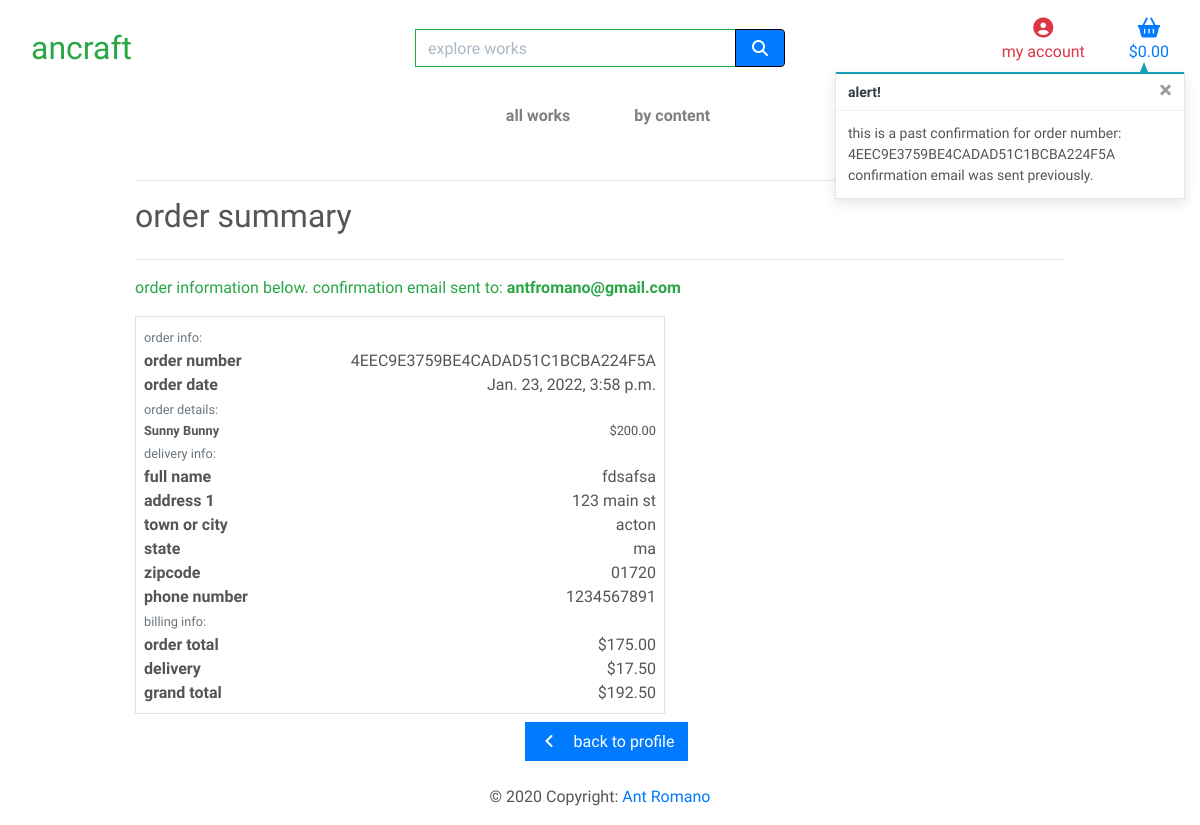
Before: /profile/order_history/4EEC9E3759BE4CADAD51C1BCBA224F5A with the older database file.
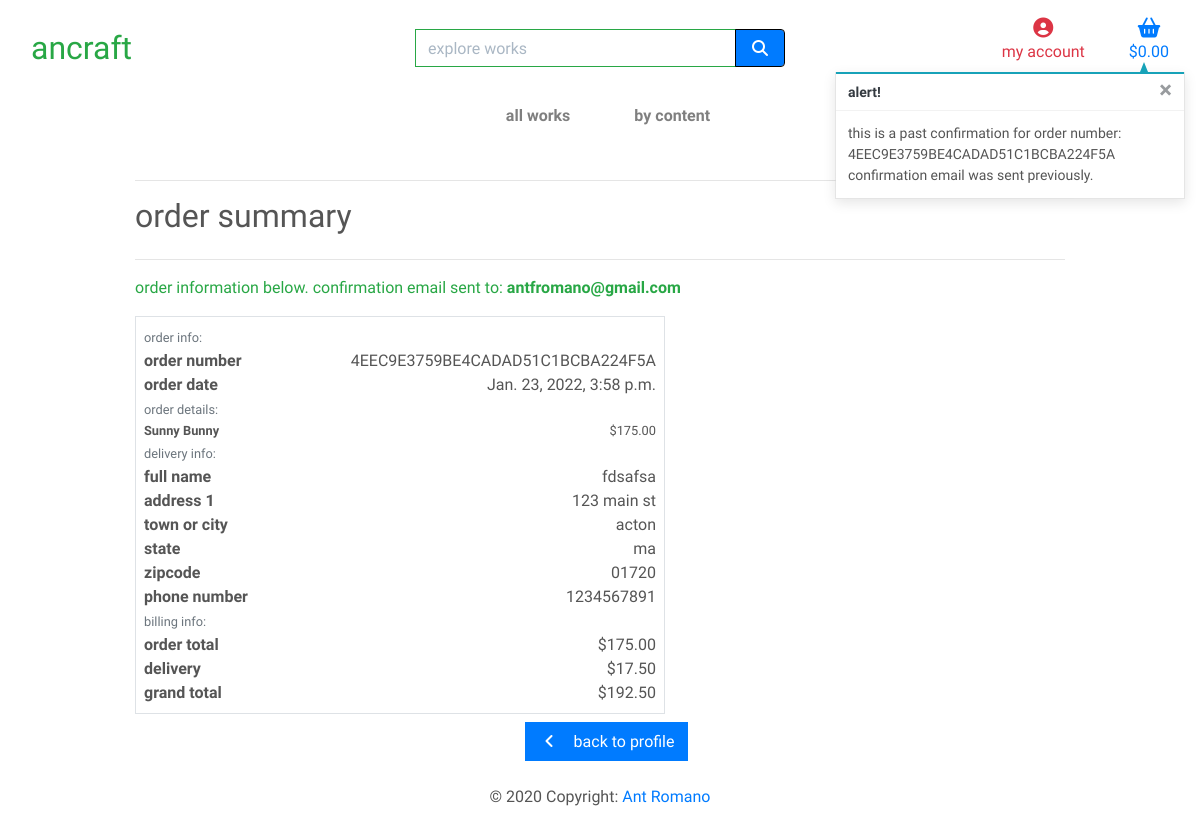
After: the same page with the newer database file.
### checkout/models.py (models this page shows, shortened)
class Order(models.Model):
    order_number = models.CharField(max_length=32, null=False, editable=False)
    user_profile = models.ForeignKey(UserProfile, on_delete=models.SET_NULL,
                                     null=True, blank=True, related_name='orders')
    full_name = models.CharField(max_length=50, null=False, blank=False)
    email = models.EmailField(max_length=254, null=False, blank=False)
    phone_number = models.CharField(max_length=20, null=False, blank=False)
    zipcode = models.CharField(max_length=20, null=True, blank=True)
    state = models.CharField(max_length=40, null=False, blank=False)
    town_or_city = models.CharField(max_length=40, null=False, blank=False)
    street_address1 = models.CharField(max_length=80, null=False, blank=False)
    street_address2 = models.CharField(max_length=80, null=True, blank=True)
    date = models.DateTimeField(auto_now_add=True)
    delivery_cost = models.DecimalField(max_digits=6, decimal_places=2, null=False, default=0)
    order_total = models.DecimalField(max_digits=10, decimal_places=2, null=False, default=0)
    grand_total = models.DecimalField(max_digits=10, decimal_places=2, null=False, default=0)
    original_cart = models.TextField(null=False, blank=False, default='')
    stripe_pid = models.CharField(max_length=254, null=False, blank=False, default='')

class OrderLineItem(models.Model):
    order = models.ForeignKey(Order, null=False, blank=False, on_delete=models.CASCADE, related_name='lineitems')
    work = models.ForeignKey(Work, null=False, blank=False, on_delete=models.CASCADE)
    quantity = models.IntegerField(null=False, blank=False, default=0)
    lineitem_total = models.DecimalField(max_digits=6, decimal_places=2, null=False, blank=False, editable=False)

### works/models.py (models this page shows, shortened)
class Work(models.Model):
    class Meta:
        verbose_name_plural = 'Works'
    content = models.ForeignKey('Content', null=True, blank=True,
                                 on_delete=models.SET_NULL)
    name = models.CharField(max_length=254)
    description = models.TextField()
    is_sold = models.BooleanField(default=False)
    price = models.DecimalField(max_digits=6, decimal_places=2)
    rating = models.DecimalField(max_digits=3, decimal_places=2, null=True, blank=True, default=1, validators=[
                                 MaxValueValidator(5), MinValueValidator(1)])
    image = models.ImageField(null=True, blank=True)

### profiles/views.py (the view)
# urls.py: path('order_history/<order_number>', views.order_history, name='order_history'),
def order_history(request, order_number):
    order = get_object_or_404(Order, order_number=order_number)
    messages.info(request, (
        f'this is a past confirmation for order number: {order_number} '
        'confirmation email was sent previously.'
    ))
    template = 'checkout/checkout_success.html'
    context = {
        'order': order,
        'from_profile': True,
    }
    return render(request, template, context)

### checkout/templates/checkout/checkout_success.html (shortened to what this page needs)
{% extends "base.html" %}
{% load static %}
{% block extra_css %}
    <link rel="stylesheet" href="{% static 'checkout/css/checkout.css' %}">
{% endblock %}
{% block page_header %}
    <div class="container header-container">
    </div>
{% endblock %}
{% block content %}
    <div class="overlay"></div>
    <div class="container">
        <div class="row">
            <div class="col">
                <hr>
                <h2 class="logo-font mb-4">order summary</h2>
                <hr>
                <p class="text-green-alt">order information below.  confirmation email sent to: <strong>{{ order.email }}</strong></p>
            </div>
        </div>
        <div class="row">
            <div class="col-12 col-lg-7">
                <div class="order-confirmation-wrapper p-2 border">
                    <div class="row">
                        <div class="col">
                            <small class="text-muted">order info:</small>
                        </div>
                    </div>
                    <div class="row">
                        <div class="col-12 col-md-4">
                            <p class="mb-0 text-black font-weight-bold">order number</p>
                        </div>
                        <div class="col-12 col-md-8 text-md-right">
                            <p class="mb-0">{{ order.order_number }}</p>
                        </div>
                    </div>
                    <div class="row">
                        <div class="col-12 col-md-4">
                            <p class="mb-0 text-black font-weight-bold">order date</p>
                        </div>
                        <div class="col-12 col-md-8 text-md-right">
                            <p class="mb-0">{{ order.date }}</p>
                        </div>
                    </div>
                    <div class="row">
                        <div class="col">
                            <small class="text-muted">order details:</small>
                        </div>
                    </div>
                    {% for item in order.lineitems.all %}
                    <div class="row">
                        <div class="col-12 col-md-4">
                            <p class="small mb-0 text-black font-weight-bold">
                                {{ item.work.name }}
                            </p>
                        </div>
                        <div class="col-12 col-md-8 text-md-right">
                            <p class="small mb-0">${{ item.work.price }}</p>
                        </div>
                    </div>
                    {% endfor %}
                    <div class="row">
                        <div class="col">
                            <small class="text-muted">delivery info:</small>
                        </div>
                    </div>
                    <div class="row">
                        <div class="col-12 col-md-4">
                            <p class="mb-0 text-black font-weight-bold">full name</p>
                        </div>
                        <div class="col-12 col-md-8 text-md-right">
                            <p class="mb-0">{{ order.full_name }}</p>
                        </div>
                    </div>
                    <div class="row">
                        <div class="col-12 col-md-4">
                            <p class="mb-0 text-black font-weight-bold">address 1</p>
                        </div>
                        <div class="col-12 col-md-8 text-md-right">
                            <p class="mb-0">{{ order.street_address1 }}</p>
                        </div>
                    </div>
                    <div class="row">
                        <div class="col-12 col-md-4">
                            <p class="mb-0 text-black font-weight-bold">town or city</p>
                        </div>
                        <div class="col-12 col-md-8 text-md-right">
                            <p class="mb-0">{{ order.town_or_city }}</p>
                        </div>
                    </div>
                    <div class="row">
                        <div class="col-12 col-md-4">
                            <p class="mb-0 text-black font-weight-bold">state</p>
                        </div>
                        <div class="col-12 col-md-8 text-md-right">
                            <p class="mb-0">{{ order.state }}</p>
                        </div>
                    </div>
                    <div class="row">
                        <div class="col-12 col-md-4">
                            <p class="mb-0 text-black font-weight-bold">zipcode</p>
                        </div>
                        <div class="col-12 col-md-8 text-md-right">
                            <p class="mb-0">{{ order.zipcode }}</p>
                        </div>
                    </div>
                    <div class="row">
                        <div class="col-12 col-md-4">
                            <p class="mb-0 text-black font-weight-bold">phone number</p>
                        </div>
                        <div class="col-12 col-md-8 text-md-right">
                            <p class="mb-0">{{ order.phone_number }}</p>
                        </div>
                    </div>
                    <div class="row">
                        <div class="col">
                            <small class="text-muted">billing info:</small>
                        </div>
                    </div>
                    <div class="row">
                        <div class="col-12 col-md-4">
                            <p class="mb-0 text-black font-weight-bold">order total</p>
                        </div>
                        <div class="col-12 col-md-8 text-md-right">
                            <p class="mb-0">${{ order.order_total }}</p>
                        </div>
                    </div>
                    <div class="row">
                        <div class="col-12 col-md-4">
                            <p class="mb-0 text-black font-weight-bold">delivery</p>
                        </div>
                        <div class="col-12 col-md-8 text-md-right">
                            <p class="mb-0">${{ order.delivery_cost | floatformat:2 }}</p>
                        </div>
                    </div>
                    <div class="row">
                        <div class="col-12 col-md-4">
                            <p class="mb-0 text-black font-weight-bold">grand total</p>
                        </div>
                        <div class="col-12 col-md-8 text-md-right">
                            <p class="mb-0">${{ order.grand_total }}</p>
                        </div>
                    </div>
                </div>
            </div>
        </div>
        </div>
        <div class="row">
			<div class="col-12 col-lg-7 text-right">
                {% if from_profile %}
                    <a href="{% url 'profile' %}" class="btn btn-primary rounded-0 my-2">
                        <span class="icon mr-2">
                            <i class="fas fa-angle-left"></i>
                        </span>
                        <span>back to profile</span>
                    </a>
                {% endif %}
			</div>
		</div>
{% endblock %}

### templates/base.html (shortened to what this page needs)
{% load static %}
<!doctype html>
<html lang="en">
  <head>
    {% block corecss %}
      <link rel="stylesheet" href="https://stackpath.bootstrapcdn.com/bootstrap/4.4.1/css/bootstrap.min.css">
      <link rel="stylesheet" href="{% static 'css/base.css' %}">
    {% endblock %}
    {% block extra_css %}
    {% endblock %}
  </head>
  <body>
  <header class="container-fluid fixed-top">
    <div id="topnav" class="row bg-white pt-lg-2 d-none d-lg-flex">
        <div class="col-12 col-lg-4 my-auto py-1 py-lg-0 text-center text-lg-left">
            <a href="{% url 'works' %}" class="nav-link main-logo-link">
            <h2 class="logo-font text-green-alt my-0">ancraft</h2>
          </a>
        </div>
      <div class="col-12 col-lg-4 my-auto py-1 py-lg-0">
        <form method="GET" action="{% url 'works' %}">
            <div class="input-group w-100">
                <input class="form-control border border-green-alt rounded-0" type="text" name="q" placeholder="explore works">
                <div class="input-group-append">
                    <button class="form-control btn btn-primary border border-black" type="submit">
                        <span class="icon">
                            <i class="fas fa-search"></i>
                        </span>
                    </button>
                </div>
            </div>
        </form>
      </div>
      <div class="col-12 col-lg-4 my-auto py-1 py-lg-0">
        <ul class="list-inline list-unstyled text-center text-lg-right my-0">
            <li class="list-inline-item dropdown">
              <a class="text-red-alt nav-link" href="#" id="user-options" data-toggle="dropdown" aria-haspopup="true" aria-expanded="false">
                <div class="text-center">
                    <div><i class="fas fa-user-circle fa-lg"></i></div>
                    <p class="my-0">my account</p>
                </div>
              </a>
            </li>
            <li class="list-inline-item">
              <a class="{% if grand_total %}font-weight-bold{% else %}text-blue-alt{% endif %} nav-link" href="{% url 'view_cart' %}">
                      <div class="text-center">
                          <div><i class="fas fa-shopping-basket fa-lg"></i></div>
                        {% if grand_total %}
                            ${{ grand_total|floatformat:2 }}
                        {% else %}
                            $0.00
                        {% endif %}
                </div>
              </a>
            </li>
        </ul>
    </div>
  </div>
  <div class="row bg-white">
      <nav class="navbar navbar-expand-lg navbar-light w-100">
          {% include 'includes/mobile-top-header.html' %}
          {% include 'includes/main-nav.html' %}
      </nav>
  </div>
</header>
{% if messages %}
<div class="message-container">
    {% for message in messages %}
        {% with message.level as level %}
            {% if level == 40 %}
                {% include 'includes/toasts/toast_error.html' %}
            {% elif level == 30 %}
                {% include 'includes/toasts/toast_warning.html' %}
            {% elif level == 25 %}
                {% include 'includes/toasts/toast_success.html' %}
            {% else %}
                {% include 'includes/toasts/toast_info.html' %}
            {% endif %}
        {% endwith %}
    {% endfor %}
</div>
{% endif %}
    {% block page_header %}
    {% endblock %}
    {% block content %}
    {% endblock %}
    <div class="container-fluid">
      <footer class="row justify-content-center footer">
        <div class="footer-copyright text-center py-3 text-gray">© 2020 Copyright:
          <a class="text-gray" href="https://www.linkedin.com/in/antfromano/" target="_blank"> Ant Romano<br></a>
        </div>
      </footer>
    </div>
  </body>
</html>

### templates/includes/mobile-top-header.html (shortened to what this page needs)
<ul>
  </ul>

### templates/includes/main-nav.html (shortened to what this page needs)
<div class="collapse navbar-collapse" id="main-nav">
    <ul class="navbar-nav w-auto mx-auto">
        <li class="nav-item dropdown">
            <a class="logo-font font-weight-bold nav-link text-black mr-5" href="#" id="all-works-link" data-toggle="dropdown" aria-haspopup="true" aria-expanded="false">
                all works
            </a>
        </li>
        <li class="nav-item dropdown">
            <a class="logo-font font-weight-bold nav-link text-black mr-5" href="#" id="content-link" data-toggle="dropdown" aria-haspopup="true" aria-expanded="false">
                by content
            </a>
        </li>
    </ul>
</div>

### templates/includes/toasts/toast_info.html
<div class="toast custom-toast rounded-0 border-top-0" data-autohide="false">
    <div class="arrow-up arrow-info"></div>
    <div class="w-500 toast-capper bg-info"></div>
    <div class="toast-header bg-white text-dark">
        <strong class="mr-auto">alert!</strong>
        <button type="button" class="ml-2 mb-1 close text-dark" data-dismiss="toast" aria-label="Close">
            <span aria-hidden="true">&times;</span>
        </button>
    </div>
    <div class="toast-body bg-white">
        {{ message }}
    </div>
</div>

Changed rows visible on the page:
changed through a linked row, OrderLineItem "Sunny Bunny": work.price "200.00" → "175.00"
